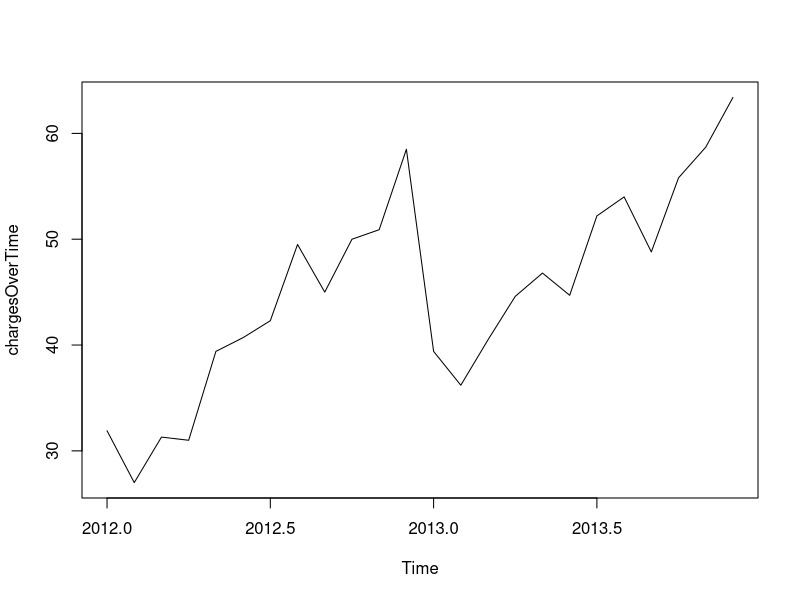
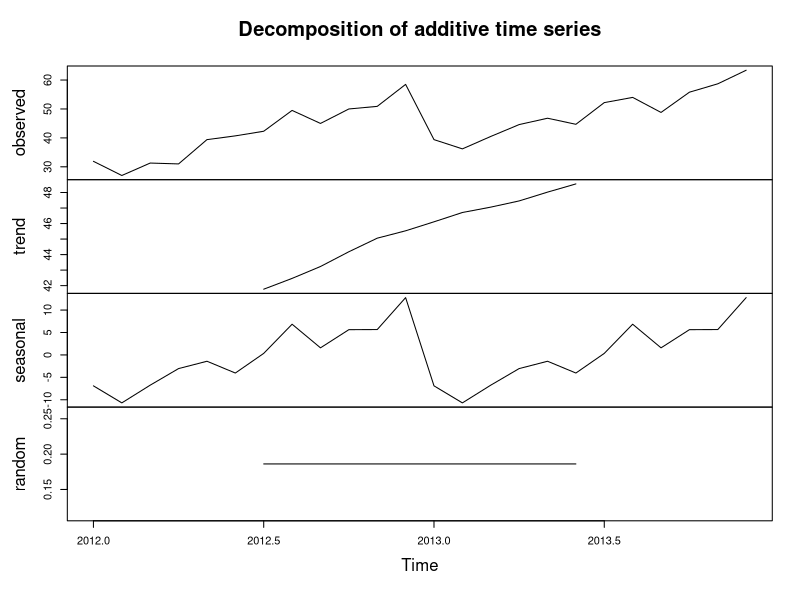
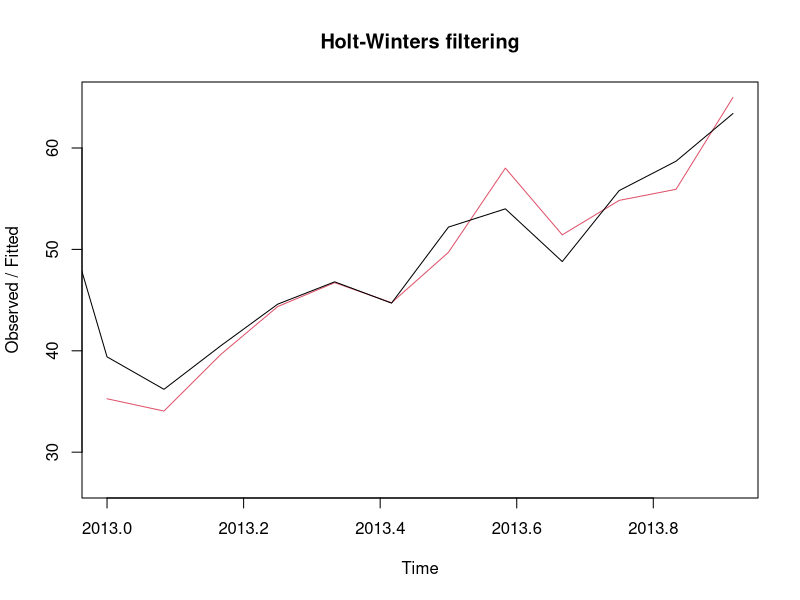
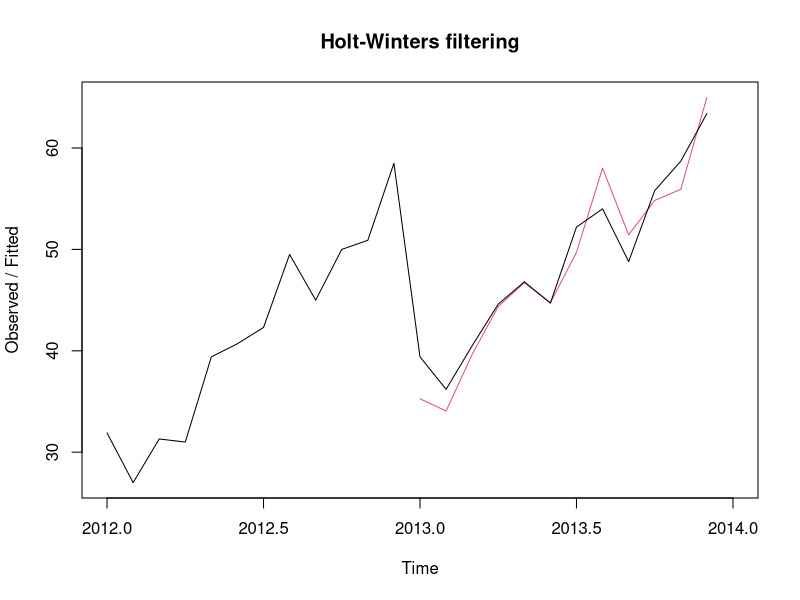
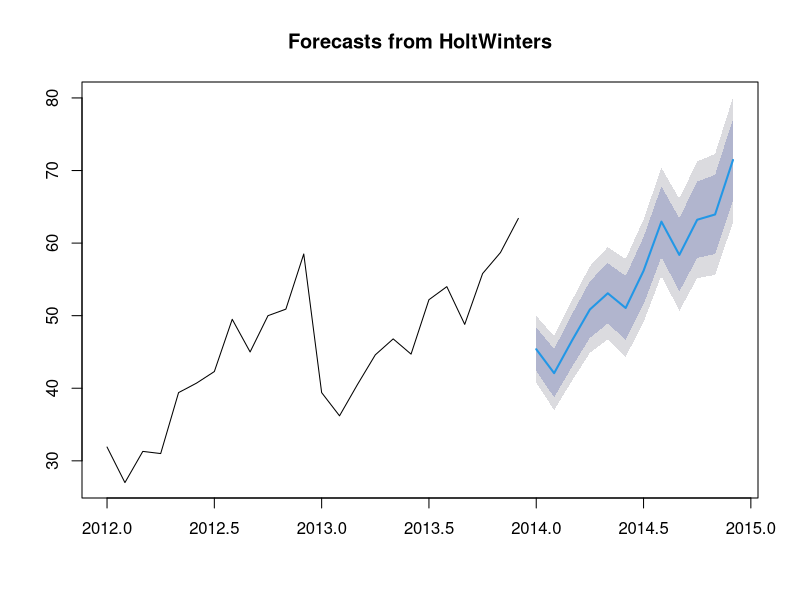

These figures' R source, in order:
# Simon Liles 
# 11/13/2020
# LIS 4273 Advanced Statistics 
# Module 12 Time Series Analysis in R

library("forecast")

# Set up raw data
charges <- c(31.9, 27, 31.3, 31, 39.4, 40.7, 42.3, 49.5, 45, 50, 50.9, 58.5, 
             39.4, 36.2, 40.5, 44.6, 46.8, 44.7, 52.2, 54, 48.8, 55.8, 58.7, 63.4)

# Make raw data a time series object
chargesOverTime <- ts(charges, start = 2012, frequency = 12)
chargesOverTime

# Plot raw data as Time Series graph before analysis
plot.ts(chargesOverTime)

# Decompose components of original time series dataset
chargesOverTimeComponents <- decompose(chargesOverTime)
chargesOverTimeComponents

# Plot components of raw time series data
plot(chargesOverTimeComponents)

# Perform Exponential Smoothing 
chargesOverTimeForecast <- HoltWinters(chargesOverTime)
chargesOverTimeForecast

# Plot with Exponential Smoothing added
plot(chargesOverTimeForecast)
plot(chargesOverTimeForecast, xlim = c(2012, 2014))

# Create forecast for future observations for 12 months
chargesOverTimeForecast2 <- forecast(chargesOverTimeForecast, h = 12)
chargesOverTimeForecast2

# Plot 12 month forecast
plot(chargesOverTimeForecast2)
